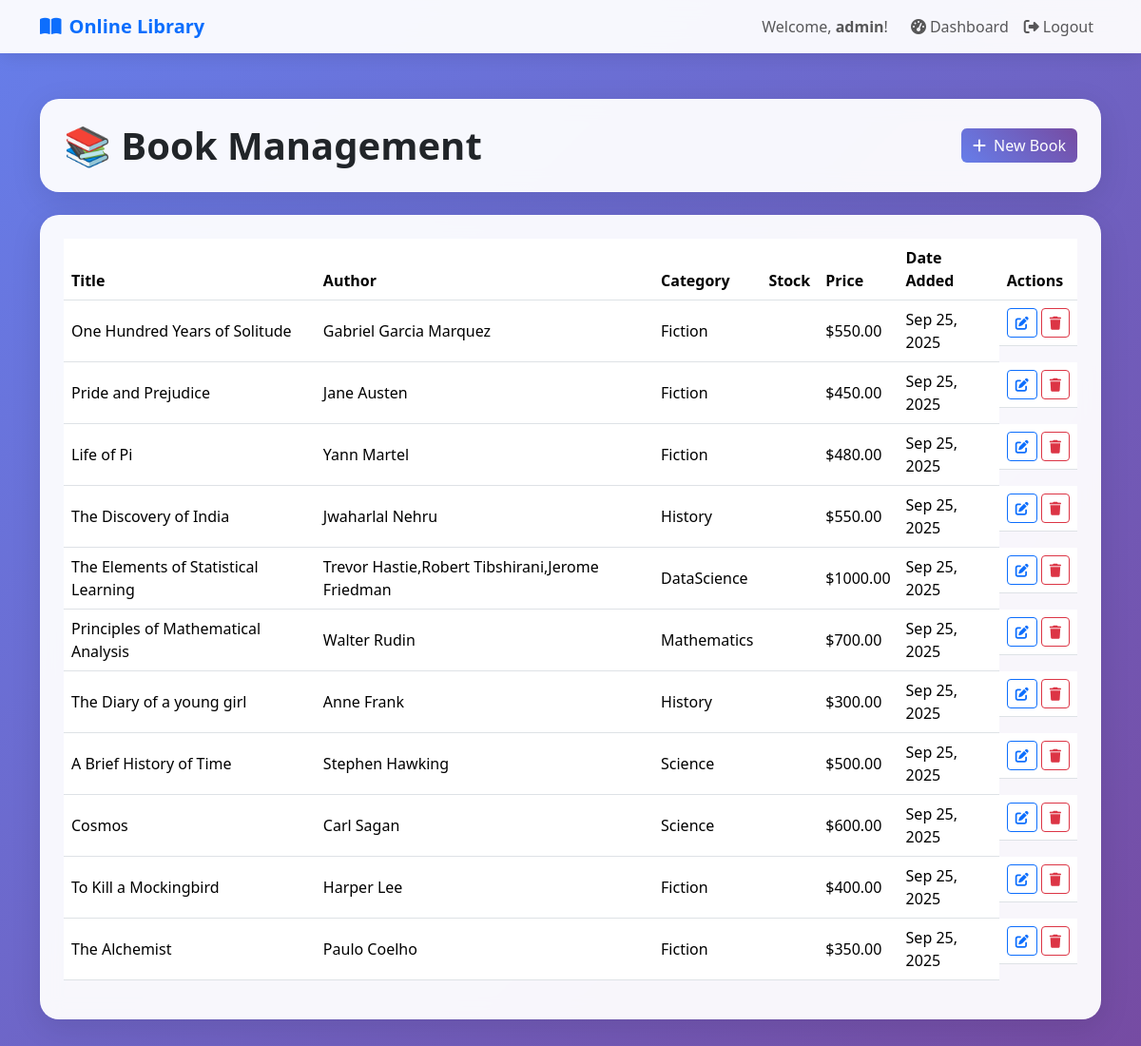
The app's page /dashboard/books/ (signed in), older data.
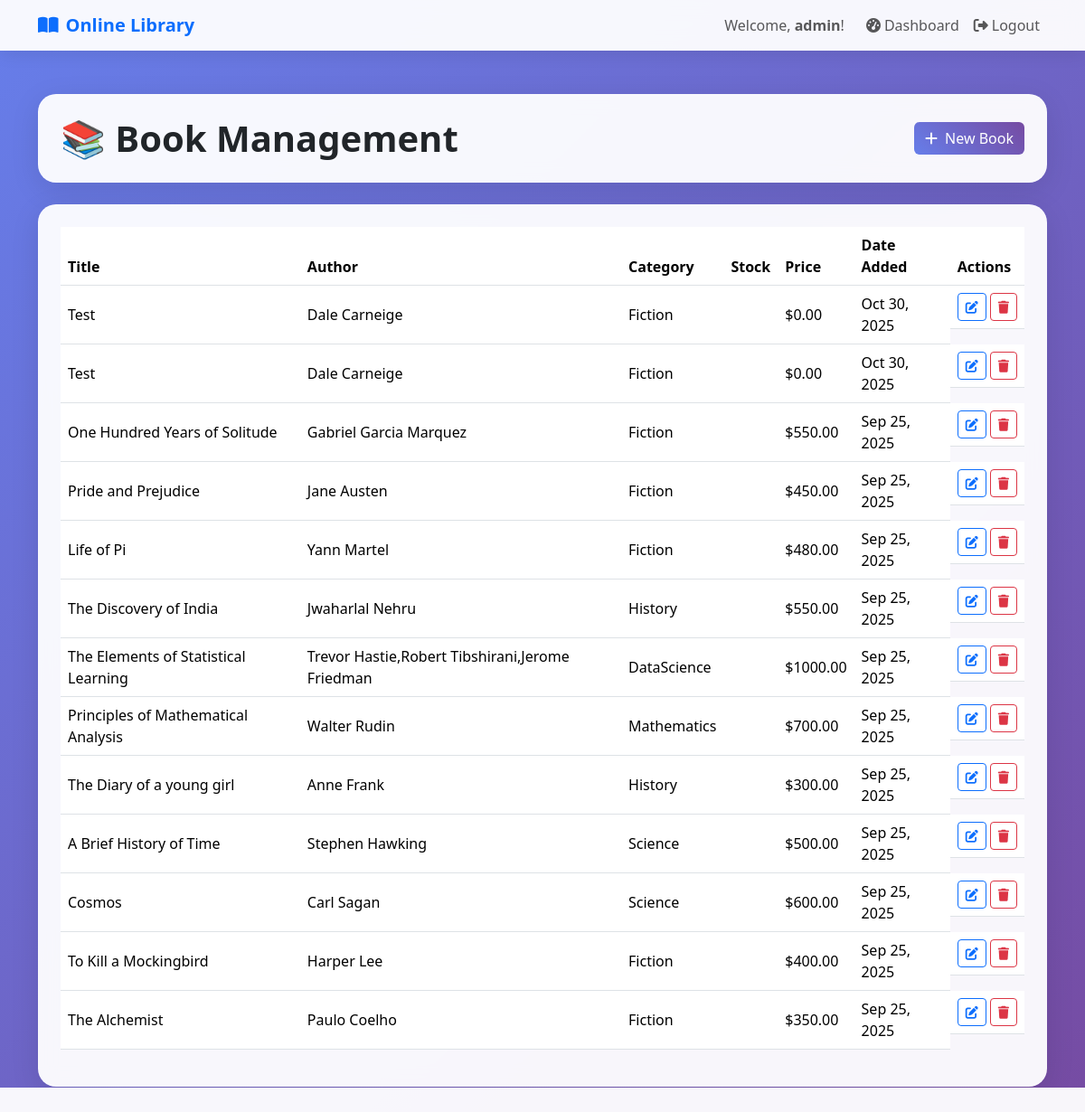
The same page, newer data.
### catalog/models.py (models this page shows, shortened)
class Book(models.Model):
    CATEGORY_CHOICES = [
        ('Science', 'Science'),
        ('Fiction', 'Fiction'),
        ('Mathematics', 'Mathematics'),
        ('History', 'History'),
        ('DataScience','DataScience'),
    ]
    LANGUAGE_CHOICES = [
        ('English', 'English'),
        ('Spanish', 'Spanish'),
        ('French', 'French'),
        ('German', 'German'),
        ('Other', 'Other'),
    ]
    title = models.CharField(max_length=255)
    author = models.CharField(max_length=255)
    isbn = models.CharField(max_length=50, blank=True)
    category = models.CharField(max_length=50, choices=CATEGORY_CHOICES)
    description = models.TextField(blank=True, null=True)
    publication_date = models.DateField(null=True, blank=True)
    pages = models.IntegerField(null=True, blank=True)
    language = models.CharField(max_length=50, choices=LANGUAGE_CHOICES, default='English')
    price = models.DecimalField(max_digits=8, decimal_places=2, default=0)
    total_copies = models.IntegerField(default=1)
    available_copies = models.IntegerField(default=1)
    image = models.ImageField(upload_to='book_covers/', null=True, blank=True)
    created_at = models.DateTimeField(auto_now_add=True)
    updated_at = models.DateTimeField(auto_now=True)

### catalog/views.py (the view)
# urls.py: path("dashboard/books/", views.book_management, name="book_management"),
@login_required
def book_management(request):
    if not request.user.is_superuser and not (hasattr(request.user, 'role') and request.user.role == 'admin'):
        messages.error(request, "You don't have permission to access this page.")
        return redirect('dashboard')
    books = Book.objects.all().order_by('-created_at')
    return render(request, 'catalog/book_management.html', {'books': books})

### templates/catalog/book_management.html (shortened to what this page needs)
{% extends "catalog/base.html" %}
{% block content %}
<div class="container py-5">
    <div class="row mb-4">
        <div class="col-12">
            <div class="glass-card p-4 d-flex justify-content-between align-items-center">
                <h1 class="display-6 fw-bold mb-0">📚 Book Management</h1>
                <a href="{% url 'add_book' %}" class="btn btn-gradient">
                    <i class="fas fa-plus me-2"></i>New Book
                </a>
            </div>
        </div>
    </div>
    <div class="row">
        <div class="col-12">
            {% if books %}
            <div class="glass-card p-4 table-responsive">
                <table class="table table-hover align-middle">
                    <thead>
                        <tr>
                            <th>Title</th>
                            <th>Author</th>
                            <th>Category</th>
                            <th>Stock</th>
                            <th>Price</th>
                            <th>Date Added</th>
                            <th>Actions</th>
                        </tr>
                    </thead>
                    <tbody>
                        {% for book in books %}
                        <tr>
                            <td>{{ book.title }}</td>
                            <td>{{ book.author }}</td>
                            <td>{{ book.category }}</td>
                            <td>{{ book.stock }}</td>
                            <td>${{ book.price }}</td>
                            <td>{{ book.created_at|date:"M d, Y" }}</td>
                            <td class="d-flex gap-1">
                                <a href="{% url 'edit_book' book.id %}" class="btn btn-sm btn-outline-primary">
                                    <i class="fas fa-edit"></i>
                                </a>
                                <form action="{% url 'delete_book' book.id %}" method="post">
                                    <button class="btn btn-sm btn-outline-danger">
                                        <i class="fas fa-trash"></i>
                                    </button>
                                </form>
                            </td>
                        </tr>
                        {% endfor %}
                    </tbody>
                </table>
            </div>
            {% endif %}
        </div>
    </div>
</div>
{% endblock %}

Row changes from the older to the newer data that the page shows:
added Book: title "Test", author "Dale Carneige", category "Fiction", price "0.00", created_at "Oct 30, 2025"
added Book: title "Test", author "Dale Carneige", category "Fiction", price "0.00", created_at "Oct 30, 2025"
